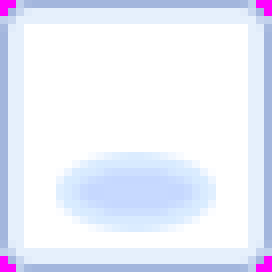
#> input picture Assets/AutoSupportUI/autosupport/itemslot_autohunt.bmp, 34 x 34 px (shown 8 times larger); its folder holds only this picture in this run
$ python build_autosupport_icon_assets.py --source ../Assets/AutoSupportUI/autosupport/itemslot_autohunt.bmp --native-root ../Assets/AutoSupportUI/autosupport
#> lines starting #> are read from the running program, lines starting #| are printed output that depends on the picture
#!/usr/bin/env python3
"""Build AutoSupport controller TGAs and native STR effect folders."""

from __future__ import annotations

import argparse
import colorsys
import shutil
import struct
from pathlib import Path

from PIL import Image, ImageEnhance, ImageFilter
from render_autohunt_controller_frames import bake


REPO_ROOT = Path(__file__).resolve().parents[1]
DEFAULT_OUTPUT = REPO_ROOT / "Assets" / "AutoSupportUI"
# Original AutoHunt/AutoPotion 128px glyph textures occupy about 116px. Trim
# ImageGen canvas padding, then fit AutoSupport to that same native footprint.
NATIVE_GLYPH_OCCUPANCY = 116.0 / 128.0


def split_states(source: Path) -> tuple[Image.Image, Image.Image]:
	image = Image.open(source).convert("RGBA")
	tile = min(image.height, image.width // 2)
#> tile = 17
	y = (image.height - tile) // 2
#> y = 8
	left = image.crop((0, y, tile, y + tile))
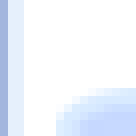
#> left: PIL image 17x17 RGBA (shown 8 times larger); mean R, G, B, A 238.8, 244.1, 252.6, 255
	right_x = image.width - tile
#> right_x = 17
	right = image.crop((right_x, y, right_x + tile, y + tile))
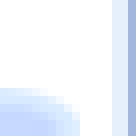
#> right: PIL image 17x17 RGBA (shown 8 times larger); mean R, G, B, A 238.8, 244.1, 252.6, 255
	return left, right


# [167 lines left out: functions trim_alpha, extract_support_glyph, recolor_support_blue, fit_on_canvas, save_tga, patch_str and 3 more, not called in this run]


def build_native_effect(
	red: Image.Image, blue: Image.Image, native_root: Path, output: Path
) -> None:
	effect_root = output / "autosupport" / "effect" / "roz_autosupport"
	potion_root = native_root / "roz_autopotion"
	red_source = potion_root / "autopotion_red"
	start_source = potion_root / "autopotion_blue_start"
	loop_source = potion_root / "autopotion_blue_loop"
	for required in (red_source, start_source, loop_source):
		if not required.is_dir():
			raise FileNotFoundError(required)

	red_glyph = extract_support_glyph(red)
	blue_glyph = recolor_support_blue(red_glyph)
	red_target = effect_root / "autosupport_red"
	start_target = effect_root / "autosupport_blue_start"
	loop_target = effect_root / "autosupport_blue_loop"
	copy_shared(red_source, red_target, {"auto_potion_red.tga", "autopotion_red.str"})
	copy_shared(
		start_source,
		start_target,
		{"auto_potion_blue.tga", "auto_potion_line.tga", "autopotion_blue_start.str"},
	)
	copy_shared(
		loop_source,
		loop_target,
		{"auto_potion_blue.tga", "autopotion_blue_loop.str"},
	)

	save_tga(red_glyph, red_target / "auto_support_red.tga", 128, NATIVE_GLYPH_OCCUPANCY)
	save_tga(blue_glyph, start_target / "auto_support_blue.tga", 128,
		NATIVE_GLYPH_OCCUPANCY)
	save_tga(blue_glyph, loop_target / "auto_support_blue.tga", 128,
		NATIVE_GLYPH_OCCUPANCY)
	line = ImageEnhance.Brightness(blue_glyph).enhance(1.35)
	save_tga(line, start_target / "auto_support_line.tga", 128,
		NATIVE_GLYPH_OCCUPANCY)

	patch_str(
		red_source / "autopotion_red.str",
		red_target / "autosupport_red.str",
		{"auto_potion_red.tga": "auto_support_red.tga"},
	)
	patch_str(
		start_source / "autopotion_blue_start.str",
		start_target / "autosupport_blue_start.str",
		{
			"auto_potion_blue.tga": "auto_support_blue.tga",
			"auto_potion_line.tga": "auto_support_line.tga",
		},
	)
	patch_str(
		loop_source / "autopotion_blue_loop.str",
		loop_target / "autosupport_blue_loop.str",
		{"auto_potion_blue.tga": "auto_support_blue.tga"},
	)
	canonical_quad = freeze_texture_geometry(
		red_target / "autosupport_red.str", "auto_support_red.tga")
	freeze_texture_geometry(start_target / "autosupport_blue_start.str",
		"auto_support_blue.tga", canonical_quad)
	freeze_texture_geometry(start_target / "autosupport_blue_start.str",
		"auto_support_line.tga", canonical_quad)
	freeze_texture_geometry(loop_target / "autosupport_blue_loop.str",
		"auto_support_blue.tga", canonical_quad)


def main() -> None:
	parser = argparse.ArgumentParser()
	parser.add_argument("--source", type=Path, required=True)
	parser.add_argument("--native-root", type=Path, required=True)
	parser.add_argument("--output", type=Path, default=DEFAULT_OUTPUT)
	args = parser.parse_args()
	red, blue = split_states(args.source)
	args.output.mkdir(parents=True, exist_ok=True)
	shutil.copy2(args.source, args.output / "autosupport_icon_source.png")
	build_native_effect(red, blue, args.native_root, args.output)
	build_baked_frames(args.output)


if __name__ == "__main__":
#> (the run stopped early here; a loop or call above may not have finished)

$ run again, on Assets/AutoSupportUI/autosupport/setting_hpsp/bg_hpsp_autohunt.bmp
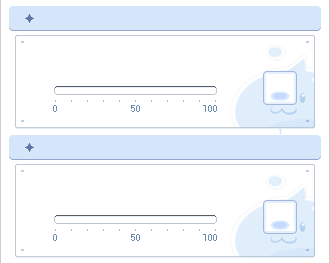
#> input picture Assets/AutoSupportUI/autosupport/setting_hpsp/bg_hpsp_autohunt.bmp, 330 x 263 px
#> in split_states, `left = image.crop((0, y, tile, y + tile))`:
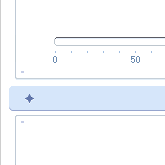
#> left: PIL image 165x165 RGBA; mean R, G, B, A 245.8, 248.5, 251.9, 255
#> in split_states, `right = image.crop((right_x, y, right_x + tile, y + tile))`:
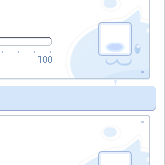
#> right: PIL image 165x165 RGBA; mean R, G, B, A 241, 245.9, 251.6, 255
